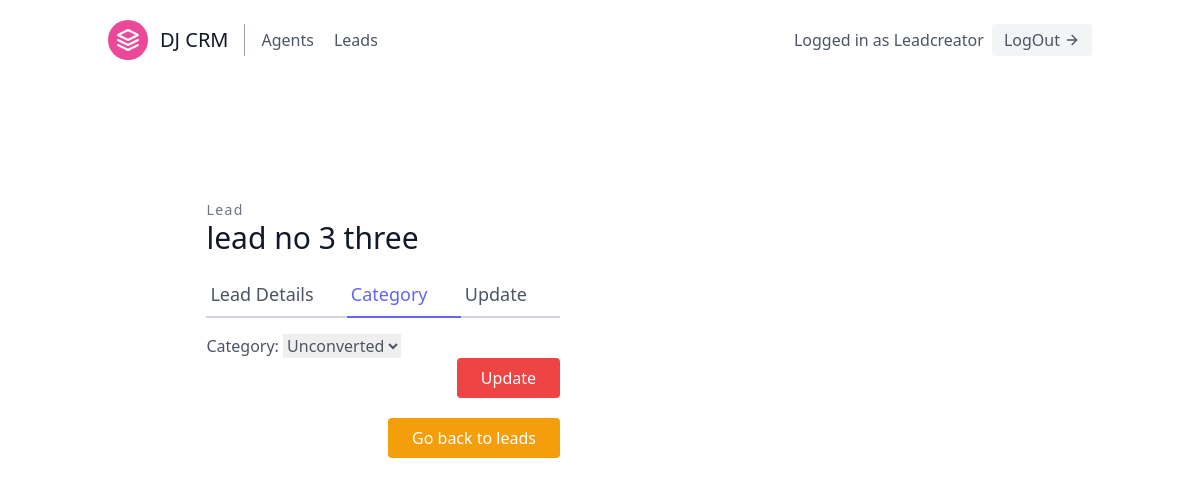
Screenshot of /leads/4/category_update/ (signed in) with the database file from the repository.
### leads/models.py (models this page shows, shortened)
class User(AbstractUser):
    is_organizer = models.BooleanField(default = True)
    is_agent = models.BooleanField(default = False)

class Lead(models.Model):
    first_name = models.CharField(max_length = 20)
    last_name = models.CharField(max_length=20)
    age = models.IntegerField(default= 0)
    organization = models.ForeignKey(UserProfile, null = True, on_delete = models.CASCADE)
    agent = models.ForeignKey("Agent", blank = True, null= True, on_delete=models.SET_NULL)
    category = models.ForeignKey("Category", related_name = "leads", blank = True, null= True,on_delete=models.SET_NULL)

### leads/views.py (the view, shortened to what this page needs)
# urls.py: path('<int:pk>/category_update/',CategoryUpdateView.as_view(), name = "category-update"),
class CategoryUpdateView(LoginRequiredMixin, generic.UpdateView):
    template_name = "leads/category_update.html"
    form_class = CategoryUpdateForm
    def get_queryset(self):
        user = self.request.user
        if user.is_organizer:
            queryset = Lead.objects.filter(organization = user.userprofile)
        else:
            queryset = Lead.objects.filter(organization = user.agent.userprofile)
            queryset = queryset.filter(agent__user = user)
        return queryset

### leads/forms.py
class CategoryUpdateForm(forms.ModelForm):
    class Meta:
        model = Lead
        fields = ("category",)

### leads/models.py (called while the page is built)
    def __str__(self):
        return self.name

### leads/templates/leads/category_update.html (shortened to what this page needs)
{% extends 'base.html' %} {% block content %}
{% load tailwind_filters %}
<section class="text-gray-600 body-font overflow-hidden">
  <div class="container px-5 py-24 mx-auto">
    <div class="lg:w-4/5 mx-auto flex flex-wrap">
      <div class="lg:w-1/2 w-full lg:pr-10 lg:py-6 mb-6 lg:mb-0">
        <h2 class="text-sm title-font text-gray-500 tracking-widest">Lead</h2>
        <h1 class="text-gray-900 text-3xl title-font font-medium mb-4">
          {{lead.first_name}} {{lead.last_name}}
        </h1>
        <div class="flex mb-4">
          <a href ={% url 'leads:lead-detail' lead.pk %} class="flex-grow border-b-2 border-gray-300 py-2 text-lg px-1"
            >Lead Details</a
          >
          <a  href ={% url 'leads:category-update' lead.pk %} class="
          flex-grow
          text-indigo-500
          border-b-2 border-indigo-500
          py-2
          text-lg
          px-1
        "
            >Category</a
          >
          <a href = {% url 'leads:lead-update' lead.pk %} class="flex-grow border-b-2 border-gray-300 py-2 text-lg px-1"
            >Update</a
          >
        </div>
        <form method="POST" action=".">
             {{ form|crispy }}
            <div class = "flex justify-between">
           <button class = "ml-auto text-white bg-red-500 border-0 py-2 px-6 focus:outline-none hover:bg-indigo-600 rounded"type = "submit">Update</button>
            </div>
            </form>
            <div class = "flex justify-between">
            <a href="{% url 'leads:lead-list' %}" class = " ml-auto mt-5 text-white bg-yellow-500 border-0 py-2 px-6 focus:outline-none hover:bg-indigo-600 rounded" type="submit">Go back to leads</a>
        </div>
  </div>
</section>
{% endblock %}

### templates/navbar.html (shortened to what this page needs)
<header class="text-gray-600 body-font">
  <div class="container mx-auto flex flex-wrap p-5 flex-col md:flex-row items-center">
    <a class="flex title-font font-medium items-center text-gray-900 mb-4 md:mb-0">
      <svg xmlns="http://www.w3.org/2000/svg" fill="none" stroke="currentColor" stroke-linecap="round" stroke-linejoin="round" stroke-width="2" class="w-10 h-10 text-white p-2 bg-pink-500 rounded-full" viewBox="0 0 24 24">
        <path d="M12 2L2 7l10 5 10-5-10-5zM2 17l10 5 10-5M2 12l10 5 10-5"></path>
      </svg>
      <span class="ml-3 text-xl">DJ CRM</span>
    </a>
    {% if not request.user.is_authenticated %}
    <a href = "{% url 'signup' %}" class = "inline-flex items-center bg-gray-100 border-0 py-1 px-3 focus:outline-none hover:bg-gray-200 rounded text-base mt-4 md:mt-0">SignUp Here</a>
    {% else %}
    <nav class="md:mr-auto md:ml-4 md:py-1 md:pl-4 md:border-l md:border-gray-400	flex flex-wrap items-center text-base justify-center">
    {% if request.user.is_organizer %}
     <a  href = "{% url 'agents:agent-list' %}" class="mr-5 hover:text-gray-900">Agents</a>
    {% endif %}
        <a  href = "{% url 'leads:lead-list' %}" class="mr-5 hover:text-gray-900">Leads</a>
    </nav>
    {% endif %}
    {% if request.user.is_authenticated %}
     Logged in as {{request.user.username}}
    <a href = "{% url 'logout' %}" class="ml-2 inline-flex items-center bg-gray-100 border-0 py-1 px-3 focus:outline-none hover:bg-gray-200 rounded text-base mt-4 md:mt-0">LogOut
      <svg fill="none" stroke="currentColor" stroke-linecap="round" stroke-linejoin="round" stroke-width="2" class="w-4 h-4 ml-1" viewBox="0 0 24 24">
        <path d="M5 12h14M12 5l7 7-7 7"></path>
      </svg>
    </a>
    {% endif %}
  </div>
</header>

### rows the page displays
User: user.username "Leadcreator"
Lead: first_name "lead no 3", last_name "three", category "Unconverted"
